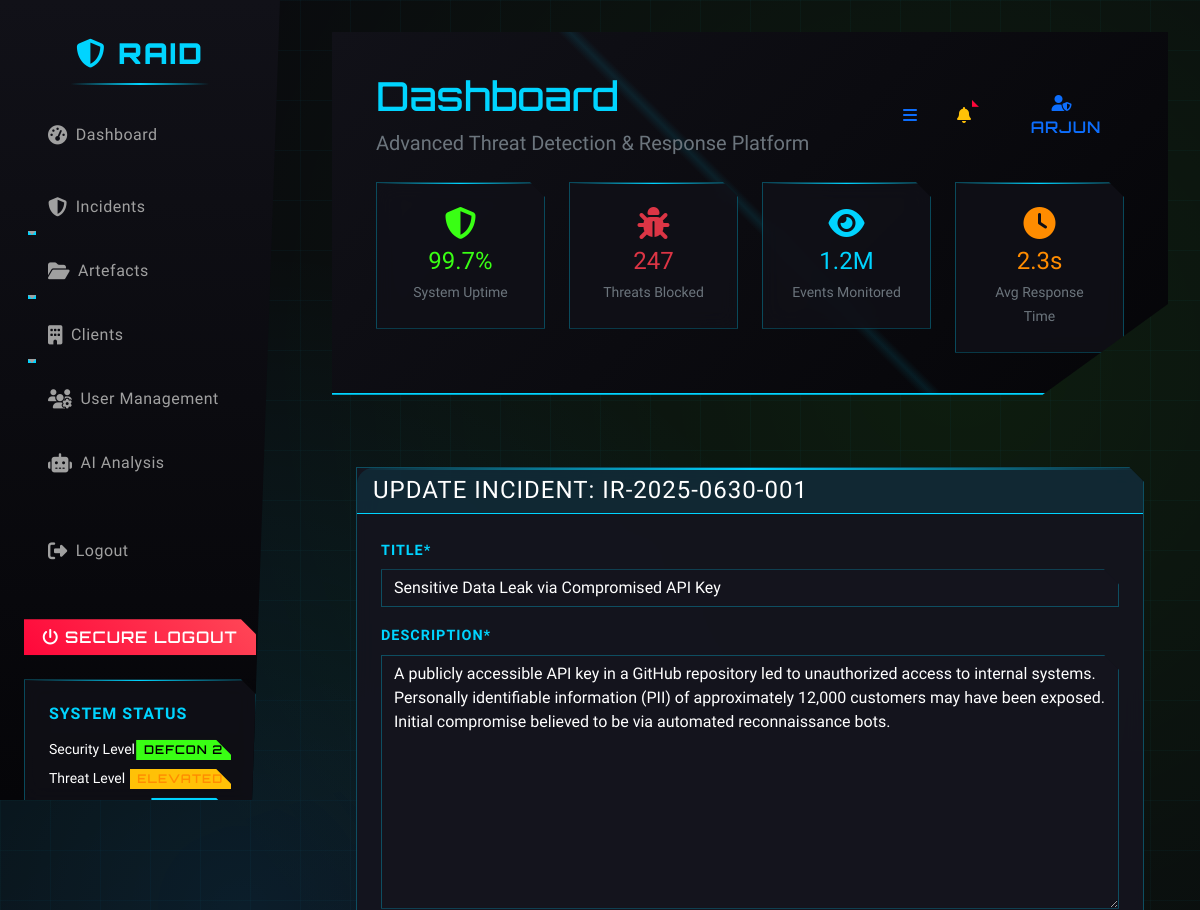
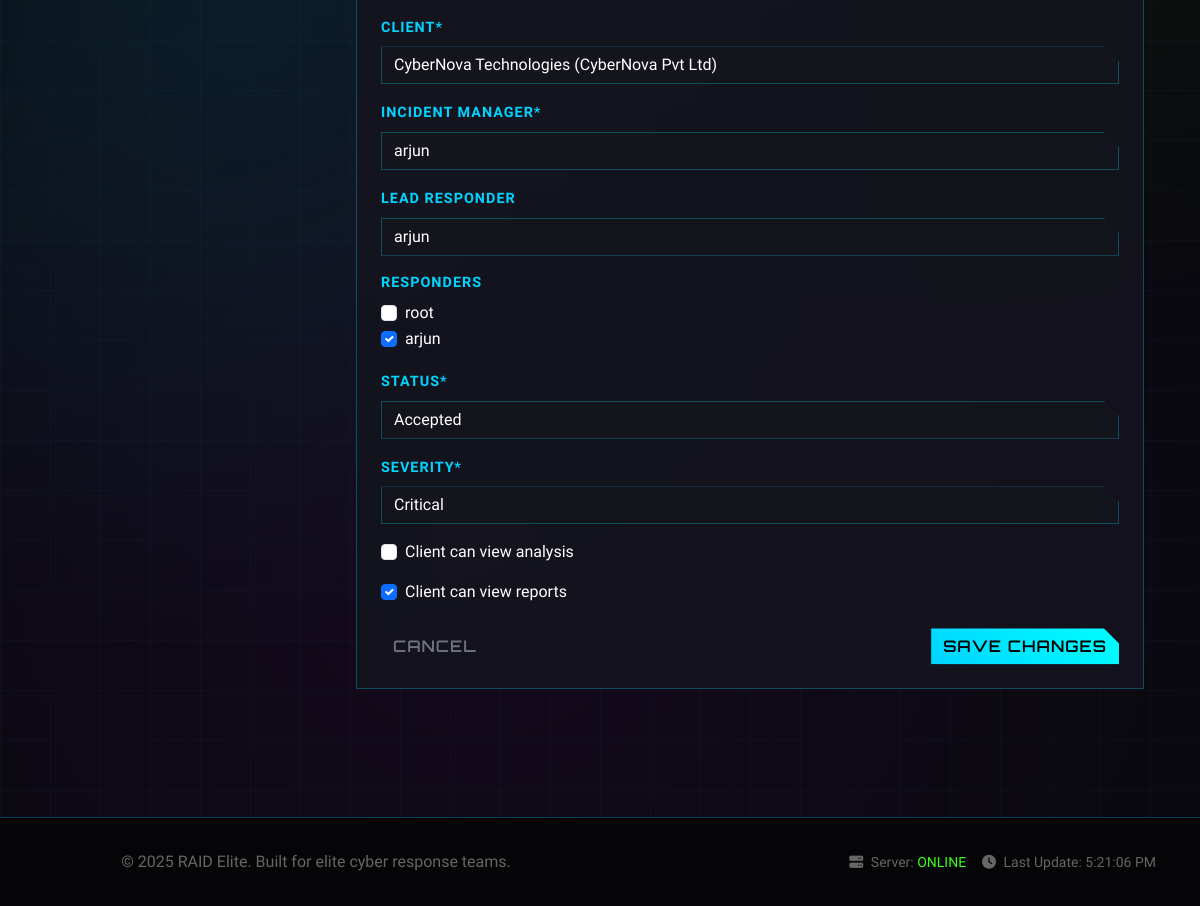
The app's page /incidents/4/edit/ (signed in) with its own data (2 pictures, top to bottom).
### core/models.py (models this page shows, shortened)
class Incident(models.Model):
    STATUS_CHOICES = [
        ('ticket_raised', 'Ticket Raised'),
        ('accepted', 'Accepted'),
        ('in_progress', 'In Progress'),
        ('analysis_complete', 'Analysis Complete'),
        ('report_draft', 'Report Draft'),
        ('report_final', 'Report Final'),
        ('closed', 'Closed'),
    ]
    SEVERITY_CHOICES = [
        ('critical', 'Critical'),
        ('high', 'High'),
        ('medium', 'Medium'),
        ('low', 'Low'),
    ]
    incident_id = models.CharField(max_length=50, unique=True)
    title = models.CharField(max_length=255)
    description = models.TextField()
    client = models.ForeignKey(Client, on_delete=models.CASCADE, related_name='incidents')
    incident_manager = models.ForeignKey(User, on_delete=models.CASCADE, related_name='managed_incidents')
    lead_responder = models.ForeignKey(User, on_delete=models.SET_NULL, null=True, blank=True, related_name='led_incidents')
    responders = models.ManyToManyField(User, related_name='assigned_incidents', blank=True)
    status = models.CharField(max_length=20, choices=STATUS_CHOICES, default='ticket_raised')
    severity = models.CharField(max_length=10, choices=SEVERITY_CHOICES)
    created_at = models.DateTimeField(auto_now_add=True)
    accepted_at = models.DateTimeField(null=True, blank=True)
    closed_at = models.DateTimeField(null=True, blank=True)
    client_can_view_analysis = models.BooleanField(default=False)
    client_can_view_reports = models.BooleanField(default=False)

### core/views.py (the view)
# urls.py: path('incidents/<int:pk>/edit/', views.IncidentUpdateView.as_view(), name='incident_update'),
class IncidentUpdateView(LoginRequiredMixin, UpdateView):
    model = Incident
    form_class = IncidentUpdateForm
    template_name = "core/incidents/incident_update.html"
    slug_field = 'incident_id'
    slug_url_kwarg = 'incident_id'
    success_url = reverse_lazy("core:incident_list")

### core/forms.py
class IncidentUpdateForm(forms.ModelForm):
    class Meta:
        model = Incident
        fields = [
            'title', 'description', 'client',
            'incident_manager', 'lead_responder', 'responders',
            'status', 'severity', 'client_can_view_analysis', 'client_can_view_reports'
        ]
        widgets = {
            'responders': forms.CheckboxSelectMultiple,
        }
    def __init__(self, *args, **kwargs):
        super().__init__(*args, **kwargs)
        self.helper = FormHelper()
        self.helper.form_method = "post"
        self.helper.add_input(Submit("submit", "Update Incident"))

### core/models.py (called while the page is built)
    def __str__(self):
        return f"{self.name} ({self.organization})"

### templates/core/incidents/incident_update.html (shortened to what this page needs)
{% extends "base.html" %}
{% load crispy_forms_tags %}
{% block content %}
<div class="container-fluid py-5">
    <div class="card shadow border-0 rounded-4">
        <div class="card-header bg-dark text-white rounded-top-4">
            <h4 class="mb-0">Update Incident: {{ object.incident_id }}</h4>
        </div>
        <div class="card-body p-4">
            <form method="post">
                {{ form|crispy }}
                <div class="d-flex justify-content-between mt-4">
                    <a href="{% url 'core:incident_detail' incident_id=object.incident_id %}" class="btn btn-outline-secondary">Cancel</a>
                    <button type="submit" class="btn btn-primary">Save Changes</button>
                </div>
            </form>
        </div>
    </div>
</div>
{% endblock %}

### templates/base.html (shortened to what this page needs)
{% load static %}
<!DOCTYPE html>
<html lang="en">
<head>
    <link href="https://cdn.jsdelivr.net/npm/bootstrap@5.3.3/dist/css/bootstrap.min.css" rel="stylesheet">
    <link rel="stylesheet" href="https://cdnjs.cloudflare.com/ajax/libs/font-awesome/6.5.0/css/all.min.css"/>
    <link href="https://cdnjs.cloudflare.com/ajax/libs/animate.css/4.1.1/animate.min.css" rel="stylesheet">
    <link href="https://cdnjs.cloudflare.com/ajax/libs/aos/2.3.4/aos.css" rel="stylesheet">
    <link rel="stylesheet" href="{% static 'styles/theme.css' %}">
</head>
<body>
    <nav class="cyber-sidebar" id="cyberSidebar">
        <div class="cyber-brand animate__animated animate__fadeInDown">
            <i class="fas fa-shield-alt"></i>
            RAID
        </div>
        <ul class="nav flex-column sidebar-nav">
    <li class="nav-item mb-3">
        <a class="nav-link d-flex align-items-center" href="{% url 'core:dashboard' %}">
            <i class="fa fa-tachometer-alt me-2"></i> Dashboard
        </a>
    </li>
    {% if user.userprofile.role in 'incident_manager incident_responder lead_responder' %}
    <li class="nav-item dropdown mb-2">
        <a class="nav-link dropdown-toggle d-flex align-items-center" href="#" data-bs-toggle="dropdown">
            <i class="fa fa-shield-alt me-2"></i> Incidents
        </a>
    </li>
    <li class="nav-item dropdown mb-2">
        <a class="nav-link dropdown-toggle d-flex align-items-center" href="#" data-bs-toggle="dropdown">
            <i class="fa fa-folder-open me-2"></i> Artefacts
        </a>
    </li>
    {% endif %}
    <li class="nav-item dropdown mb-2">
        <a class="nav-link dropdown-toggle d-flex align-items-center" href="#" data-bs-toggle="dropdown">
            <i class="fa fa-building me-2"></i> Clients
        </a>
    </li>
    {% if user.userprofile.role in 'incident_manager lead_responder' %}
    <li class="nav-item mb-2">
        <a class="nav-link d-flex align-items-center" href="{% url 'core:profile_list' %}">
            <i class="fa fa-users-cog me-2"></i> User Management
        </a>
    </li>
    {% endif %}
    <li class="nav-item mb-2">
        <a class="nav-link d-flex align-items-center" href="#">
            <i class="fa fa-robot me-2"></i> AI Analysis
        </a>
    </li>
    <li class="nav-item mt-4">
        <a class="nav-link text-danger d-flex align-items-center" href="{% url 'logout' %}">
            <i class="fa fa-sign-out-alt me-2"></i> Logout
        </a>
    </li>
</ul>
        <div class="sidebar-footer mt-auto">
            <a href="logout" class="btn btn-danger w-100 animate__animated animate__fadeInUp" data-aos="fade-up" data-aos-delay="800">
                <i class="fas fa-power-off"></i>
                <span>Secure Logout</span>
            </a>
        </div>
        <div class="cyber-panel mt-4" data-aos="fade-up" data-aos-delay="900">
            <h6 class="cyber-text text-neon-blue mb-3">System Status</h6>
            <div class="d-flex justify-content-between align-items-center mb-2">
                <span class="small">Security Level</span>
                <span class="badge bg-success status-online">DEFCON 2</span>
            </div>
            <div class="d-flex justify-content-between align-items-center mb-2">
                <span class="small">Threat Level</span>
                <span class="badge bg-warning status-warning">ELEVATED</span>
            </div>
            <div class="d-flex justify-content-between align-items-center">
                <span class="small">Network</span>
                <span class="badge bg-primary status-online">SECURE</span>
            </div>
        </div>
    </nav>
    <div class="main-content" id="mainContent">
        <header class="cyber-header animate__animated animate__fadeInDown">
            <div class="container-fluid">
                <div class="row align-items-center">
                    <div class="col-md-8">
                        <h1 class="cyber-font text-neon-blue mb-2" data-text="Dashboard">
                            Dashboard
                        </h1>
                        <p class="lead text-secondary mb-0">
                            Advanced Threat Detection & Response Platform
                        </p>
                    </div>
                    <div class="col-md-4 text-end">
                        <div class="d-flex justify-content-end align-items-center gap-3">
                            <button class="btn btn-outline-primary" id="sidebarToggle" data-aos="zoom-in">
                                <i class="fas fa-bars"></i>
                            </button>
                            <div class="dropdown" data-aos="zoom-in" data-aos-delay="100">
                                <button class="btn btn-outline-warning position-relative" data-bs-toggle="dropdown">
                                    <i class="fas fa-bell"></i>
                                    <span class="position-absolute top-0 start-100 translate-middle badge rounded-pill bg-danger">
                                    </span>
                                </button>
                            </div>
                            {% if user.is_authenticated %}
                            <div class="dropdown" data-aos="zoom-in" data-aos-delay="200">
                                <button class="btn btn-outline-primary" data-bs-toggle="dropdown">
                                    <i class="fas fa-user-shield"></i>
                                    <span class="ms-2">{{ user.username|default:"Operator" }}</span>
                                </button>
                            </div>
                            {% else %}
                            <a href="login" class="btn btn-primary" data-aos="zoom-in" data-aos-delay="200">
                                <i class="fas fa-sign-in-alt me-2"></i>Login
                            </a>
                            {% endif %}
                        </div>
                    </div>
                </div>
                <div class="row mt-4">
                    <div class="col-md-3" data-aos="fade-up" data-aos-delay="300">
                        <div class="cyber-panel text-center">
                            <i class="fas fa-shield-alt text-neon-green fs-2 mb-2"></i>
                            <h4 class="text-neon-green mb-1">99.7%</h4>
                            <small class="text-secondary">System Uptime</small>
                        </div>
                    </div>
                    <div class="col-md-3" data-aos="fade-up" data-aos-delay="400">
                        <div class="cyber-panel text-center">
                            <i class="fas fa-bug text-danger fs-2 mb-2"></i>
                            <h4 class="text-danger mb-1">247</h4>
                            <small class="text-secondary">Threats Blocked</small>
                        </div>
                    </div>
                    <div class="col-md-3" data-aos="fade-up" data-aos-delay="500">
                        <div class="cyber-panel text-center">
                            <i class="fas fa-eye text-neon-blue fs-2 mb-2"></i>
                            <h4 class="text-neon-blue mb-1">1.2M</h4>
                            <small class="text-secondary">Events Monitored</small>
                        </div>
                    </div>
                    <div class="col-md-3" data-aos="fade-up" data-aos-delay="600">
                        <div class="cyber-panel text-center">
                            <i class="fas fa-clock text-neon-orange fs-2 mb-2"></i>
                            <h4 class="text-neon-orange mb-1">2.3s</h4>
                            <small class="text-secondary">Avg Response Time</small>
                        </div>
                    </div>
                </div>
            </div>
        </header>
        <div class="container-fluid mt-4">
            {% block content %}{% endblock content %}
        </div>
    </div>
    <footer class="cyber-footer">
        <div class="container-fluid">
            <div class="row align-items-center">
                <div class="col-md-6">
                    <p class="mb-0">
                        &copy; {% now "Y" %} RAID Elite. Built for elite cyber response teams.
                    </p>
                </div>
                <div class="col-md-6 text-end">
                    <div class="d-flex justify-content-end gap-3">
                        <span class="small">
                            <i class="fas fa-server me-1"></i>
                            Server: <span class="text-neon-green">ONLINE</span>
                        </span>
                        <span class="small">
                            <i class="fas fa-clock me-1"></i>
                            Last Update: <span id="lastUpdate">{% now "H:i:s" %}</span>
                        </span>
                    </div>
                </div>
            </div>
        </div>
    </footer>
</body>
</html>

### records on screen
Incident: incident_id "IR-2025-0630-001", title "Sensitive Data Leak via Compromised API Key", description "A publicly accessible API key in a GitHub repository led to unauthorized access to internal systems. Personally identifiable information (PII) of approximately 12,000 customers may have been exposed. Initial compromise believed to be via automated reconnaissance bots.", client "CyberNova Technologies (CyberNova Pvt Ltd)", incident_manager "arjun", lead_responder "arjun", status "Accepted", severity "Critical", client_can_view_reports "☑"

### other values on screen
{{ user.username|default:"Operator" }} "ARJUN"
